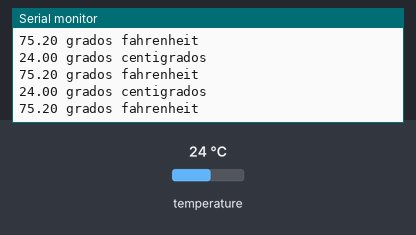
Recording of a sketch running on a simulated Arduino Uno, built with avr-gcc and run on an emulated ATmega328P. Parts: the last lines printed to the serial monitor. The inputs (shaded band) are chosen by the test bench; at power-on: temperature 24 °C.

Above: at 1.7 s.
1.8 s: temperature set to 12 °C
At 2.44 s:
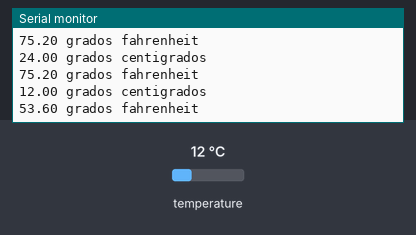
3.3 s: temperature set to 19 °C
At 3.49 s:
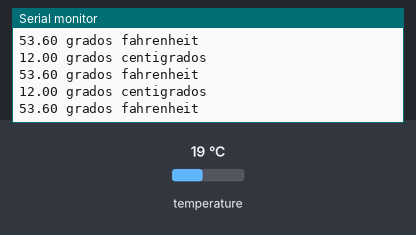
Timing chart, 0 to 6.3 s (numbered marks = the images above; inputs shaded):
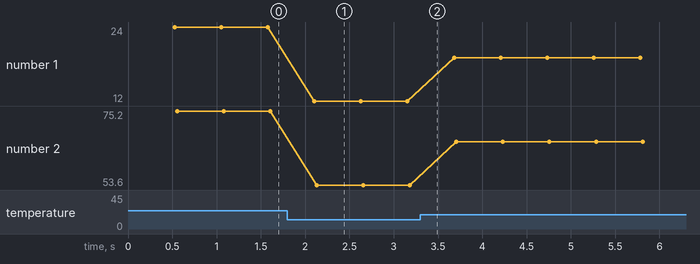

The sketch:

DS18B20.ino
```cpp
#include <OneWire.h>
#include <DallasTemperature.h>
#define pin 2
OneWire oneWire(pin);
DallasTemperature sensors(&oneWire);
void setup() {
delay(500);
Serial.begin(9600);
sensors.begin();
}

void loop() {
  Serial.print(sensors.getTempCByIndex(0));
  Serial.println(" grados centigrados");
  Serial.print(sensors.getTempFByIndex(0));
  Serial.println(" grados fahrenheit");
  delay(500);

}
```

Measured:
- after the input at 1.8 s, the serial monitor: prints a new line after 0.30 s (image 1)
- plotted number 1: 24 → 12 after the input at 1.8 s, 12 → 19 after the input at 3.3 s
- plotted number 2: 75.2 → 53.6 after the input at 1.8 s, 53.6 → 66.2 after the input at 3.3 s
